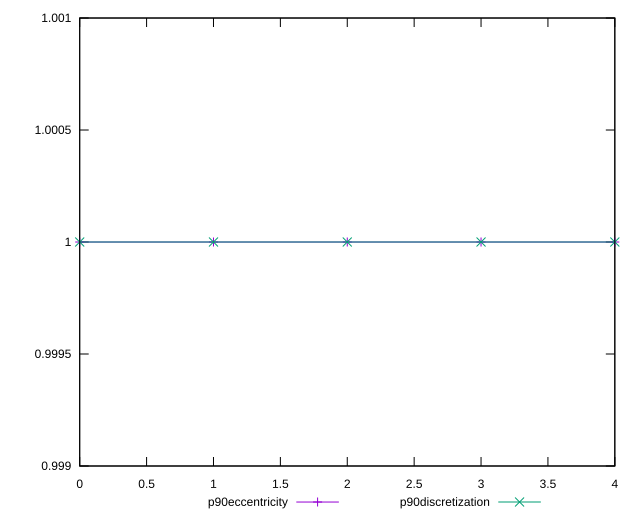

Generate this figure with gnuplot:
reset

$p90Eccentricity <<EOF
0 0.9999999999999999
1 1
2 1.0000000000000004
3 0.9999999999999997
4 0.9999999999999997
EOF

$p90Discretization <<EOF
0 1
1 1
2 1
3 1
4 1
EOF

set key outside below
set xrange [0:4]
set yrange [0.9989999999999997:1.0010000000000003]
set trange [0.9989999999999997:1.0010000000000003]
set terminal svg size 640, 520 enhanced background rgb 'white'
set output "report_00015_2021-02-09T16-11-33.973Z/largest-contentful-paint/progression/eccentricity.svg"

plot $p90Eccentricity title "p90eccentricity" with linespoints, \
     $p90Discretization title "p90discretization" with linespoints

reset
